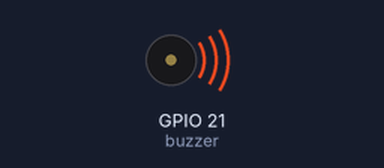
A program run on a simulated Raspberry Pi (BCM pin numbers). On the bench: buzzer (waves = sounding). At 4.8 s the program stops and its outputs stay as they are.

Above: at 0.2 s.
At 2.35 s:
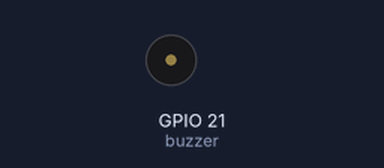
Timing chart, 0 to 3.0 s (numbered marks = the images above):
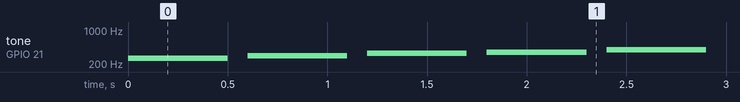

Measured:
- by itself, tone on GPIO 21 (buzzer): plays 261 Hz for 0.50 s, 293 Hz for 0.50 s, 329 Hz for 0.50 s, 349 Hz for 0.50 s, 392 Hz for 0.50 s, 440 Hz for 0.50 s … (8 notes in this stretch)

The program:

buzzer02.py
```python
from gpiozero import PWMOutputDevice
from time import sleep

# GPIO핀 설정
buzzer = PWMOutputDevice(21)

# 음계 정의
notes = {
	"C4": 261.63, "D4": 293.66,
	"E4": 329.63, "F4": 349.23,
	"G4": 392.00, "A4": 440.00,
	"B4": 493.88, "C5": 523.25
}

# 도레미파솔라시도
scale = ["C4", "D4", "E4", "F4", "G4", "A4", "B4", "C5"]

try:
	for note in scale:
		freq = notes[note]
		buzzer.frequency = freq
		buzzer.value = 0.5	# duty cycle (소리 크기)
		sleep(0.5)

		buzzer.off()
		sleep(0.1)

finally:
	buzzer.close()
```
